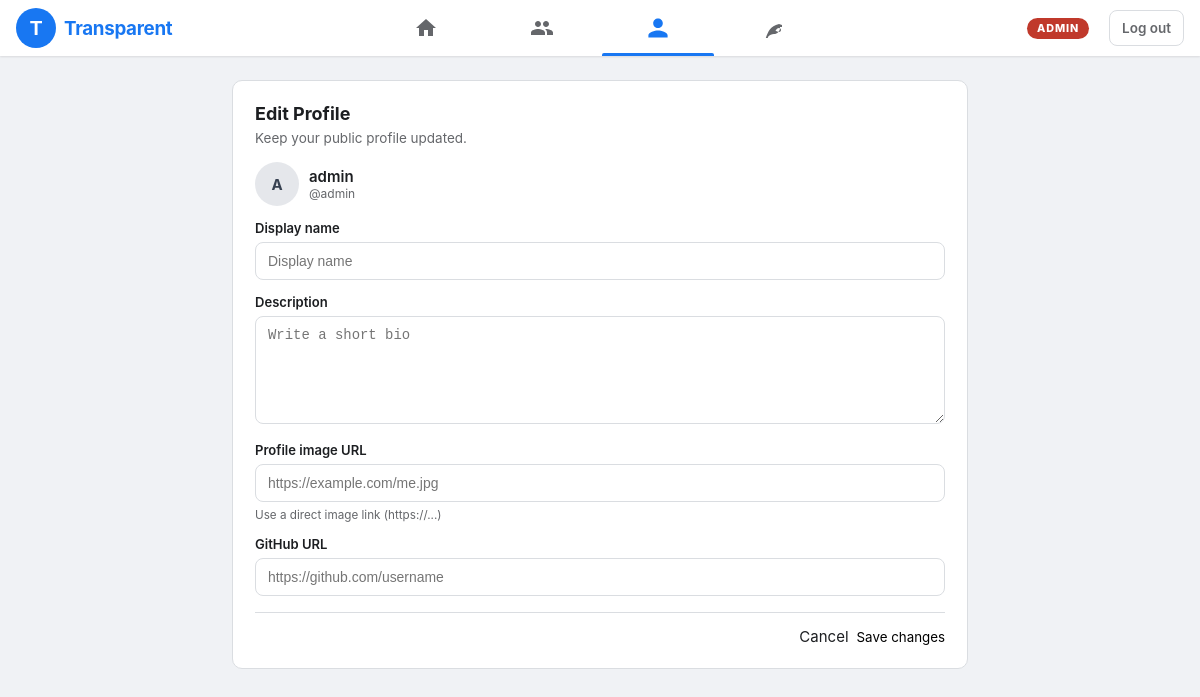
/profile/edit/ (signed in), run on the app's committed database.
### authors/models.py (models this page shows, shortened)
class Author(AbstractUser):
    id = models.UUIDField(primary_key=True, default=uuid.uuid4, editable=False)
    host = models.URLField()
    fqid = models.URLField(unique=True)
    display_name = models.CharField(max_length=255)
    github = models.URLField(blank=True)
    profile_image = models.URLField(blank=True)
    approved = models.BooleanField(default=False)
    description = models.TextField(blank=True, default="")

### authors/views.py (the view)
# urls.py: path("profile/edit/", views.edit_profile, name="edit_profile"),
@login_required
def edit_profile(request):
    if request.method == "POST":
        form = ProfileEditForm(request.POST, instance=request.user)
        if form.is_valid():
            author = form.save()
            try:
                publish_local_author_to_nodes(author)
            except Exception:
                logger.exception(
                    "Failed to publish updated author to remote nodes: %s",
                    author.fqid,
                )
            return redirect("profile")
    else:
        form = ProfileEditForm(instance=request.user)
    return render(request, "profile_edit.html", {"form": form, "active_nav": "profile"})

### authors/forms.py
class ProfileEditForm(forms.ModelForm):
    class Meta:
        model = Author
        fields = ("display_name", "description", "profile_image", "github")
        widgets = {
            "display_name": forms.TextInput(attrs={"placeholder": "Display name"}),
            "description": forms.Textarea(attrs={"rows": 4, "placeholder": "Write a short bio"}),
            "profile_image": forms.URLInput(attrs={"placeholder": "https://example.com/me.jpg"}),
            "github": forms.URLInput(attrs={"placeholder": "https://github.com/username"}),
        }

### templates/profile_edit.html (shortened to what this page needs)
{% extends "stream.html" %}
{% block main %}
<main class="profile-edit-wrap">
  <section class="profile-edit-card">
    <div class="profile-edit-header">
      <h2>Edit Profile</h2>
      <p>Keep your public profile updated.</p>
    </div>
    <div class="profile-edit-current">
      <div class="profile-edit-avatar">
        {% if request.user.profile_image %}
          <img src="{{ request.user.profile_image }}" alt="{{ request.user.username }}" />
        {% else %}
          <span>{{ request.user.username|first|upper }}</span>
        {% endif %}
      </div>
      <div>
        <div style="font-weight: 600; color: var(--text-primary);">{{ request.user.display_name|default:request.user.username }}</div>
        <div style="font-size: 0.8rem; color: var(--text-secondary);">@{{ request.user.username }}</div>
      </div>
    </div>
    <form method="post" class="profile-edit-form" novalidate>
      <div class="profile-edit-row">
        <label for="{{ form.display_name.id_for_label }}">Display name</label>
        {{ form.display_name }}
      </div>
      <div class="profile-edit-row">
        <label for="{{ form.description.id_for_label }}">Description</label>
        {{ form.description }}
      </div>
      <div class="profile-edit-row">
        <label for="{{ form.profile_image.id_for_label }}">Profile image URL</label>
        {{ form.profile_image }}
        <div class="profile-edit-help">Use a direct image link (https://...)</div>
      </div>
      <div class="profile-edit-row">
        <label for="{{ form.github.id_for_label }}">GitHub URL</label>
        {{ form.github }}
      </div>
      <div class="profile-edit-actions">
        <a href="{% url 'profile' %}" class="overlay-btn overlay-btn--secondary">Cancel</a>
        <button type="submit" class="overlay-btn overlay-btn--primary">Save changes</button>
      </div>
    </form>
  </section>
</main>
{% endblock %}

### static/base.css (style rules this page uses)
:root { --primary: #1877f2; --primary-hover: #166fe5; --green: #42b72a; --green-hover: #36a420; --bg: #f0f2f5; --surface: #ffffff; --surface-hover: #f2f2f2; --text-primary: #1c1e21; --text-secondary: #65676b; --text-muted: #8a8d91; --border: #dadde1; --border-input: #dddfe2; --error-bg: #fff0f0; --error-border: #f5c2c2; --error-color: #c0392b; --navbar-height: 56px; --radius: 8px; --radius-lg: 12px; --avatar-size: 40px; --avatar-sm: 32px; --shadow: 0 1px 2px rgba(0, 0, 0, .1); --shadow-card: 0 2px 4px rgba(0, 0, 0, .1), 0 8px 16px rgba(0, 0, 0, .1); --font: -apple-system, BlinkMacSystemFont, "Segoe UI", Roboto, Helvetica, Arial, sans-serif; }
*, *::before, *::after { box-sizing: border-box; margin: 0; padding: 0; }
html { font-size: 15px; }
body { font-family: var(--font); background: var(--bg); color: var(--text-primary); min-height: 100vh; }
a { text-decoration: none; color: inherit; }
button { font-family: var(--font); cursor: pointer; border: none; background: none; }

### templates/profile_edit.html (style rules this page uses)
.profile-edit-wrap { max-width: 760px; margin: calc(var(--navbar-height) + 24px) auto 40px; padding: 0 12px; }
.profile-edit-card { padding: 22px; border: 1px solid var(--border); border-radius: 10px; background: var(--surface); }
.profile-edit-header h2 { margin: 0; font-size: 1.2rem; color: var(--text-primary); }
.profile-edit-header p { margin: 6px 0 0; font-size: 0.9rem; color: var(--text-secondary); }
.profile-edit-current { margin-top: 16px; margin-bottom: 14px; display: flex; align-items: center; gap: 10px; }
.profile-edit-avatar { width: 44px; height: 44px; border-radius: 50%; overflow: hidden; background: #e5e7eb; display: flex; align-items: center; justify-content: center; font-weight: 700; color: #374151; }
.profile-edit-form { margin-top: 6px; }
.profile-edit-row { margin-bottom: 14px; }
.profile-edit-row label { display: block; margin-bottom: 6px; font-size: 0.87rem; font-weight: 600; color: var(--text-primary); }
.profile-edit-row input, .profile-edit-row textarea { width: 100%; border: 1px solid var(--border); border-radius: 8px; padding: 10px 12px; font-size: 0.93rem; background: var(--surface); color: var(--text-primary); }
.profile-edit-row textarea { min-height: 108px; resize: vertical; }
.profile-edit-help { margin-top: 6px; font-size: 0.78rem; color: var(--text-secondary); }
.profile-edit-actions { margin-top: 16px; padding-top: 14px; border-top: 1px solid var(--border); display: flex; justify-content: flex-end; gap: 8px; }
.profile-edit-actions a { text-decoration: none; }

### data on the page
Author: user.username|first "A", user.display_name "admin", user.username "admin"
